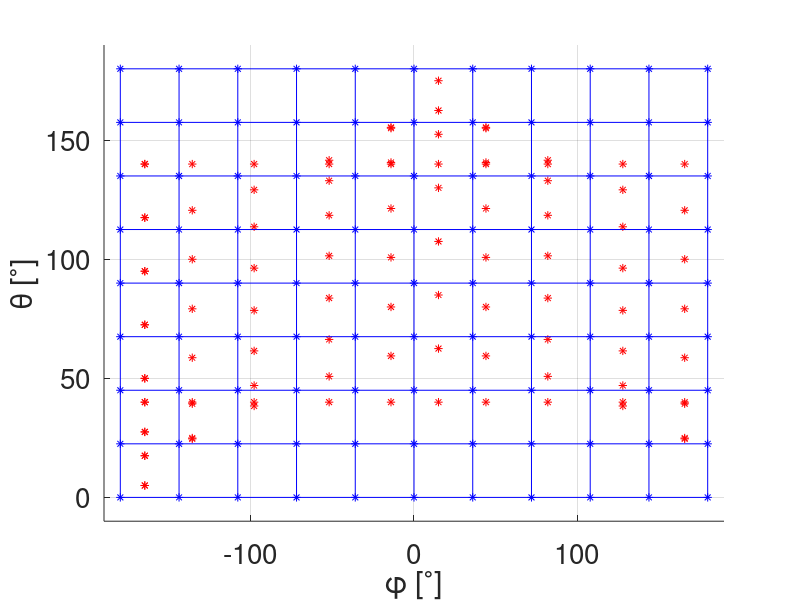
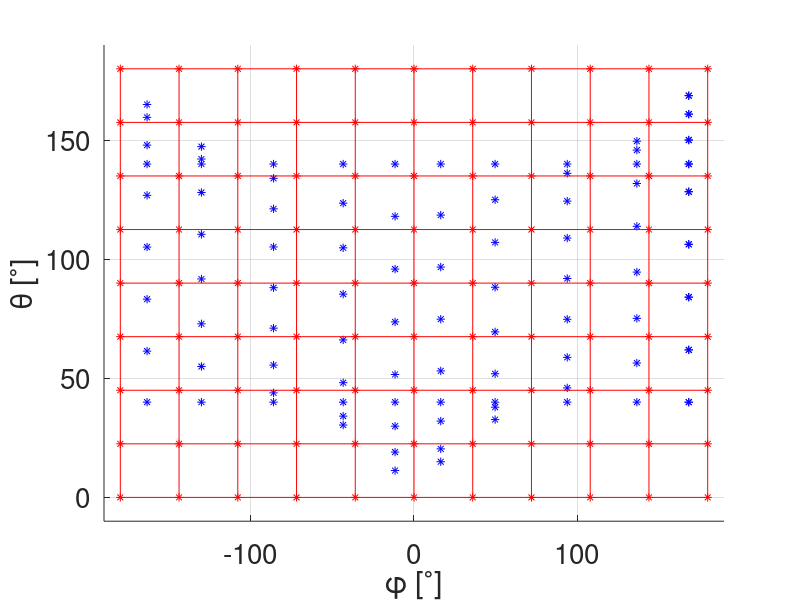

Write the MATLAB code that produced these figures, in order.
clear all; close all; clc;

N_theta = 9;
N_phi = 11;

fontsize = 20.0;

elevation = -40;
azimuth = 15;
##roll = 45;
##elevation = 0;
##azimuth = 0;
roll = 0;

theta = linspace(0, 180, N_theta);
phi = linspace(-180, 180, N_phi);

[THETA, PHI] = meshgrid(theta, phi);
N = N_theta*N_phi;
mesh_shape = [N_phi, N_theta];
vector_shape = [1, N];

THETA = THETA(:)';
PHI = PHI(:)';

ct = cosd(THETA);
st = sind(THETA);
cp = cosd(PHI);
sp = sind(PHI);

r = [st.*cp; st.*sp; ct];
t = [ct.*cp; ct.*sp; -st];
p = [-sp; cp; zeros(1, N)];

Re = roty(elevation);
Ra = rotz(azimuth);
Rr = rotx(roll);

R = Ra*Re*Rr;

R_LG = Ra'*Re'*Rr';
R_GL = R_LG';

rll = r;
tll = t;
pll = p;
rgg = r;
tgg = t;
pgg = p;

rlg = R_LG*rll;
tlg = R_LG*tll;
plg = R_LG*pll;

rgl = R_GL*rgg;
tgl = R_GL*tgg;
pgl = R_GL*pgg;

THETAll = THETA;
PHIll = PHI;
THETAgg = THETA;
PHIgg = PHI;

THETAlg = atan2d(sqrt(sum(rlg([1,2],:).^2,1)), rlg(3,:));
PHIlg = atan2d(plg(1,:), plg(2,:));

THETAgl = atan2d(sqrt(sum(rgl([1,2],:).^2,1)), rgl(3,:));
PHIgl = atan2d(pgl(1,:), pgl(2,:));

figure('visible', 'off');
hold on;

scatter(PHIgg, THETAgg, "b", 'marker', '*');
scatter(PHIlg, THETAlg, "r", 'marker', '*');
PHIgg = reshape(PHIgg, mesh_shape);
THETAgg = reshape(THETAgg, mesh_shape);
mesh(PHIgg, THETAgg, zeros(mesh_shape), 'facecolor', 'none', 'edgecolor', 'b');
PHIgg = reshape(PHIgg, vector_shape);
THETAgg = reshape(THETAgg, vector_shape);

grid on;
xlim([-190, 190]);
ylim([-10, 190]);
set(gca, 'fontsize', fontsize);
xlabel("\\phi [^{\\circ}]");
ylabel("\\theta [^{\\circ}]");
saveas(gcf, "badInterpolation", 'png');

figure('visible', 'off');
hold on;

scatter(PHIll, THETAll, "r", 'marker', '*');
scatter(PHIgl, THETAgl, "b", 'marker', '*');
PHIll = reshape(PHIll, mesh_shape);
THETAll = reshape(THETAll, mesh_shape);
mesh(PHIll, THETAll, zeros(mesh_shape), 'facecolor', 'none', 'edgecolor', 'r');
PHIll = reshape(PHIll, vector_shape);
THETAll = reshape(THETAll, vector_shape);

grid on;
xlim([-190, 190]);
ylim([-10, 190]);
set(gca, 'fontsize', fontsize);
xlabel("\\phi [^{\\circ}]");
ylabel("\\theta [^{\\circ}]");
saveas(gcf, "goodInterpolation", 'png');
